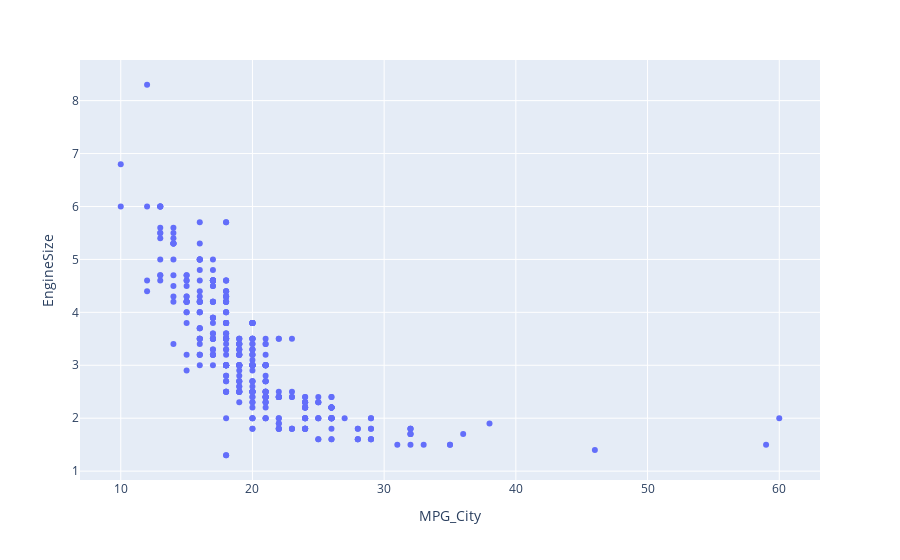

Notebook source saved alongside this figure:
### Code cell
px.scatter(df,x="MPG_City", y="EngineSize")

### Figure 1 — Plotly figure (JSON) as saved in the notebook; plotly's stock layout.template omitted (floating-point values rounded to 4 significant figures; data arrays with more than 128 entries replaced by an {"elided": "..."} marker saying what was removed)
{"data": [{"hovertemplate": "MPG_City=%{x}<br>EngineSize=%{y}<extra></extra>", "legendgroup": "", "marker": {"color": "#636efa", "symbol": "circle"}, "mode": "markers", "name": "", "orientation": "v", "showlegend": false, "type": "scatter", "x": {"elided": "428 int values"}, "xaxis": "x", "y": {"elided": "428 float values"}, "yaxis": "y"}], "layout": {"legend": {"tracegroupgap": 0}, "margin": {"t": 60}, "xaxis": {"anchor": "y", "domain": [0, 1], "title": {"text": "MPG_City"}}, "yaxis": {"anchor": "x", "domain": [0, 1], "title": {"text": "EngineSize"}}}}
